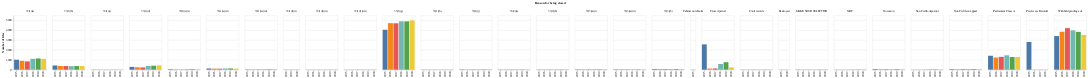

Notebook code cell kept with this figure:
### Markdown cell above
## Focus on a specific reason

Select a reason from the dropdown list to examine change over time.

### Code cell
input_dropdown = alt.binding_select(options=[None] + unique_reasons, labels=['All'] + unique_reasons)
selection = alt.selection_single(fields=['reason'], bind=input_dropdown, name='Select')

alt.Chart(harvest_reasons_counts).mark_bar().encode(
    x=alt.X('year:O', title=None),
    y=alt.Y('count:Q', title='Number of files'),
    color=alt.Color('year:N', legend=None),
    column=alt.Column('reason:N', title='Reason for being closed'),
    tooltip=['year:O', 'reason:N', 'count:Q']
).add_selection(
    selection
).transform_filter(
    selection
).properties(
    height=200
).resolve_scale(
    x='independent'
)

### Figure 1 — Vega-Lite specification as saved in the notebook (floating-point values rounded to 4 significant figures; data arrays with more than 128 entries replaced by an {"elided": "..."} marker saying what was removed)
{"config": {"view": {"continuousWidth": 400, "continuousHeight": 300}}, "data": {"name": "data-0c22205cc3c890df25c838647c01c401"}, "mark": "bar", "encoding": {"color": {"type": "nominal", "field": "year", "legend": null}, "column": {"type": "nominal", "field": "reason", "title": "Reason for being closed"}, "tooltip": [{"type": "ordinal", "field": "year"}, {"type": "nominal", "field": "reason"}, {"type": "quantitative", "field": "count"}], "x": {"type": "ordinal", "field": "year", "title": null}, "y": {"type": "quantitative", "field": "count", "title": "Number of files"}}, "height": 200, "resolve": {"scale": {"x": "independent"}}, "selection": {"Select": {"type": "single", "fields": ["reason"], "bind": {"input": "select", "options": [null, "33(1)(a)", "33(1)(b)", "33(1)(c)", "33(1)(d)", "33(1)(e)(i)", "33(1)(e)(ii)", "33(1)(e)(iii)", "33(1)(f)(i)", "33(1)(f)(ii)", "33(1)(f)(iii)", "33(1)(g)", "33(1)(h)", "33(1)(j)", "33(2)(a)", "33(2)(b)", "33(3)(a)(i)", "33(3)(a)(ii)", "33(3)(b)", "Cabinet notebooks", "Closed period", "Court records", "Destroyed", "MAKE YOUR SELECTION", "NRF", "No reason", "Non Cwlth-depositor", "Non Cwlth-no appeal", "Parliament Class A", "Pre Access Recorder", "Withheld pending adv"], "labels": ["All", "33(1)(a)", "33(1)(b)", "33(1)(c)", "33(1)(d)", "33(1)(e)(i)", "33(1)(e)(ii)", "33(1)(e)(iii)", "33(1)(f)(i)", "33(1)(f)(ii)", "33(1)(f)(iii)", "33(1)(g)", "33(1)(h)", "33(1)(j)", "33(2)(a)", "33(2)(b)", "33(3)(a)(i)", "33(3)(a)(ii)", "33(3)(b)", "Cabinet notebooks", "Closed period", "Court records", "Destroyed", "MAKE YOUR SELECTION", "NRF", "No reason", "Non Cwlth-depositor", "Non Cwlth-no appeal", "Parliament Class A", "Pre Access Recorder", "Withheld pending adv"]}}}, "transform": [{"filter": {"selection": "Select"}}], "$schema": "https://vega.github.io/schema/vega-lite/v4.8.1.json", "datasets": {"data-0c22205cc3c890df25c838647c01c401": {"elided": "166 records"}}}
